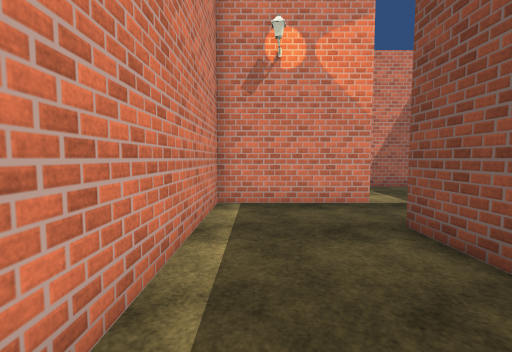
[1] (above)

23 first-person views from a walk through a scene from a Unity 3-D project. The camera is 1.3 m above the floor, tilts 4° down and sees 90° across. The floor is counted in squares, 1 m on a side. Each view is taken from the middle of a square. On the plan, view 1 faces up. The plan holds only what a view shows up to about 13 squares ahead; the rest is blank. The place goes on beyond the plan. Some surface patterns are stand-ins.

[2]
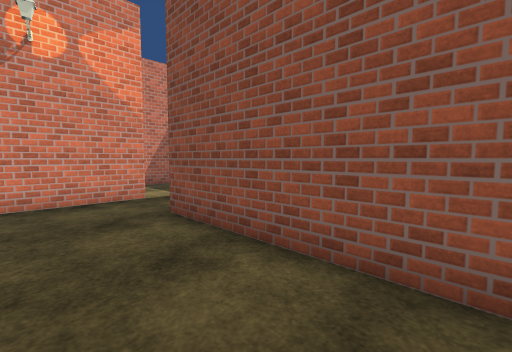

[3]
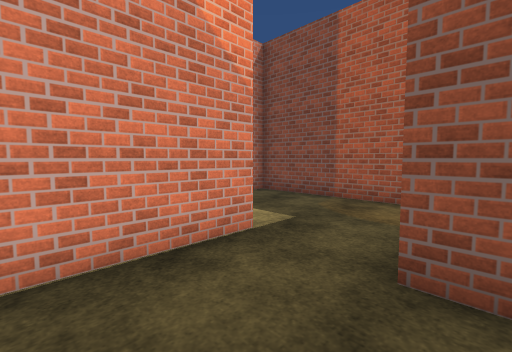

[4]
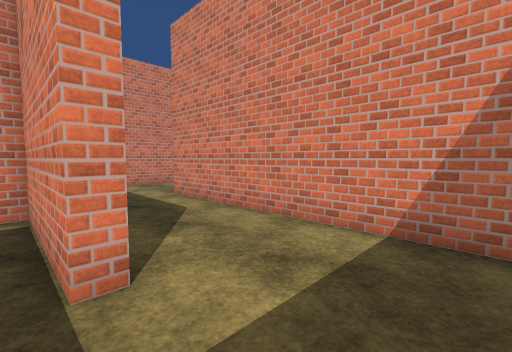

[5]
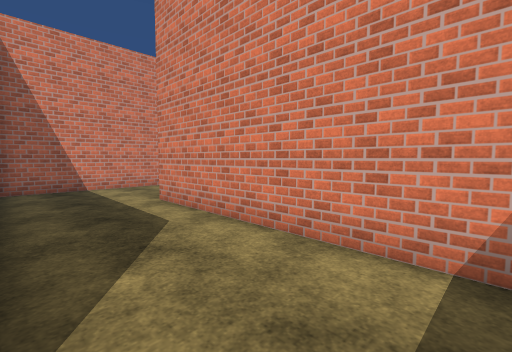

[6]
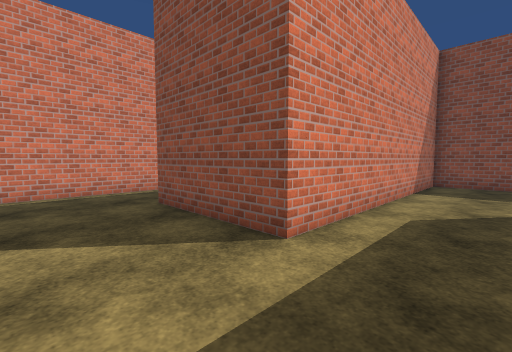

[7]
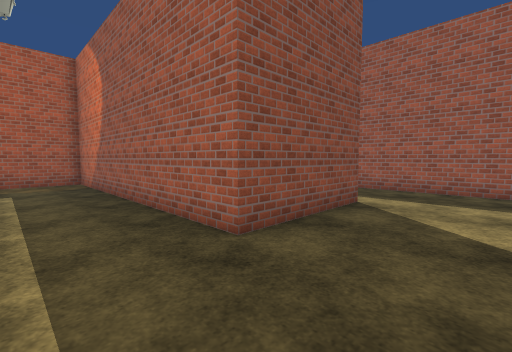

[8]
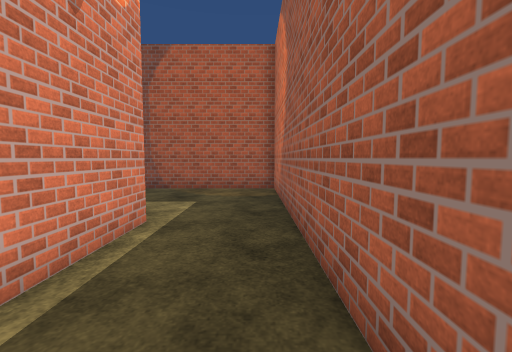

[9]
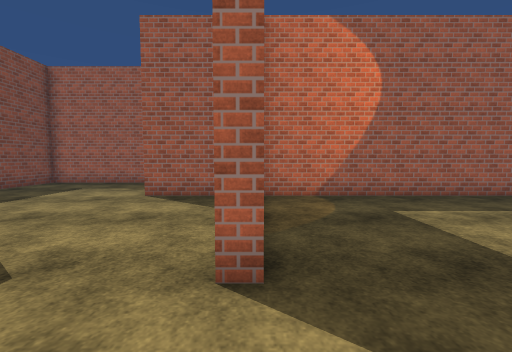

[10]
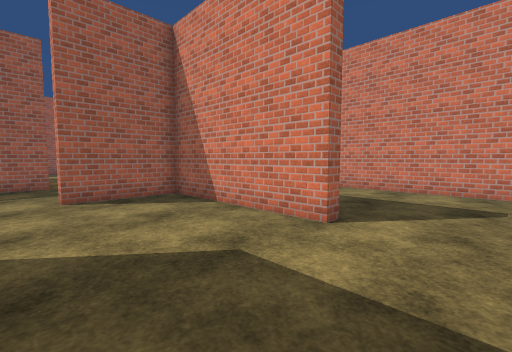

[11]
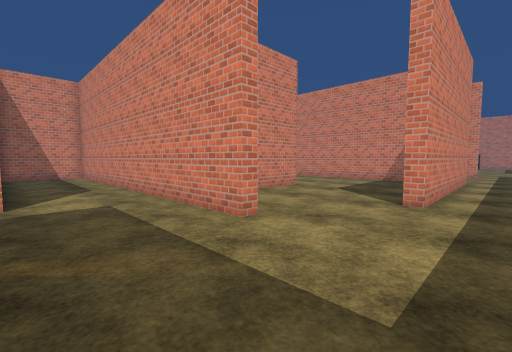

[12]
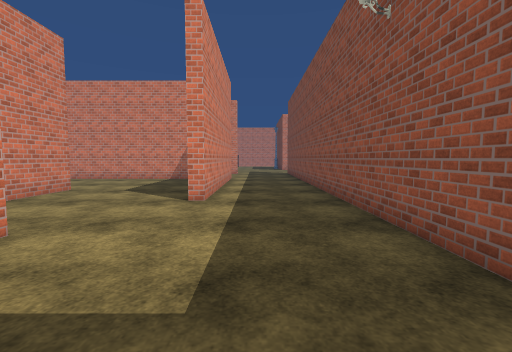

[13]
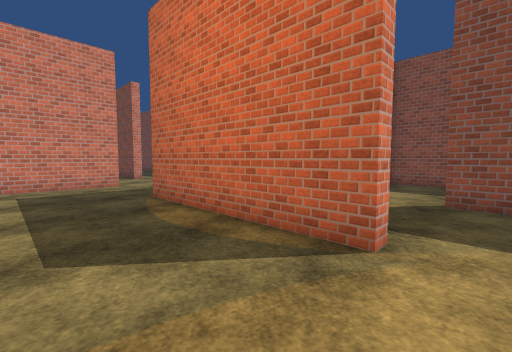

[14]
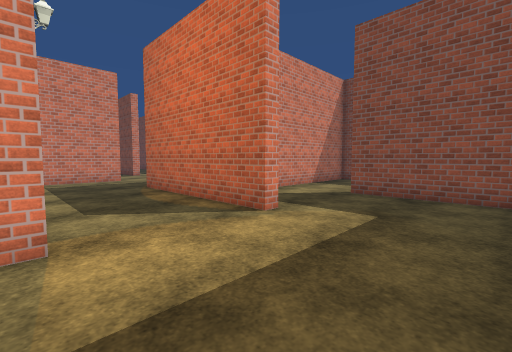

[15]
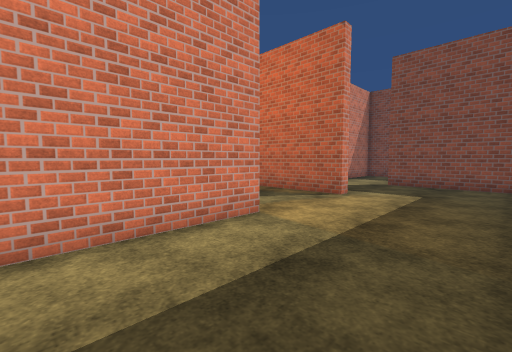

[16]
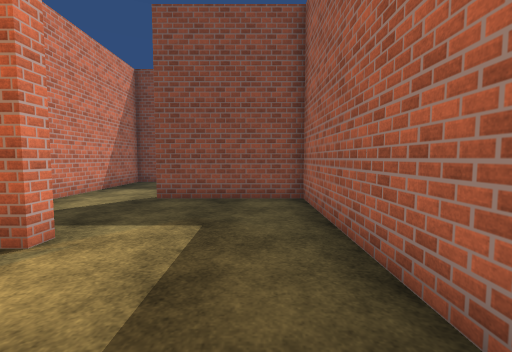

[17]
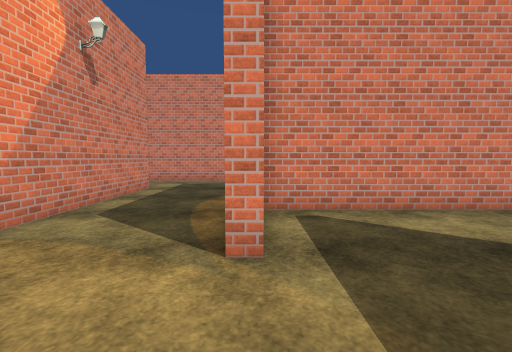

[18]
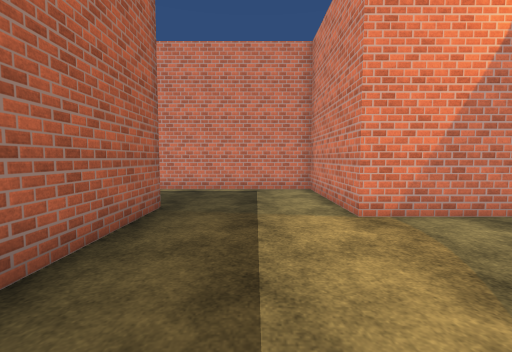

[19]
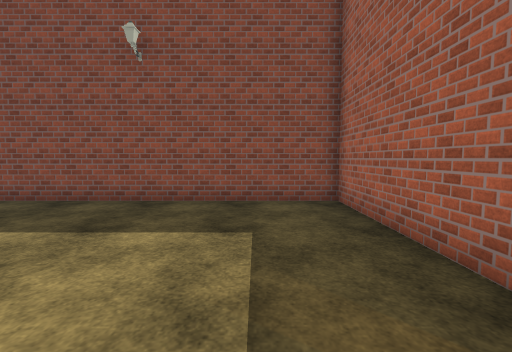

[20]
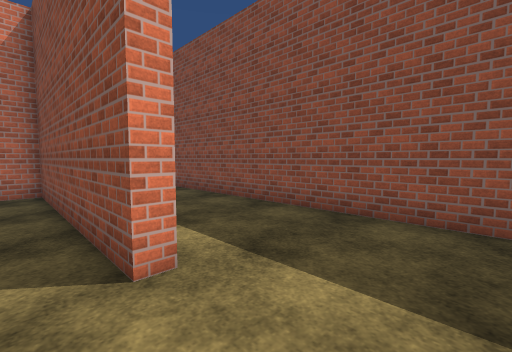

[21]
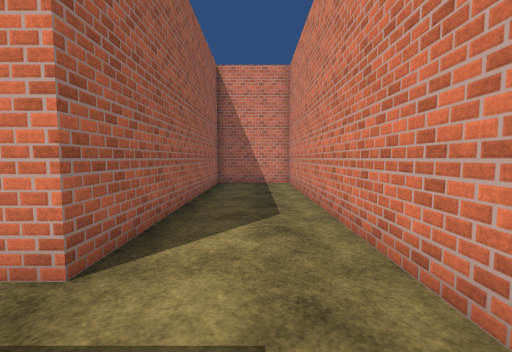

[22]
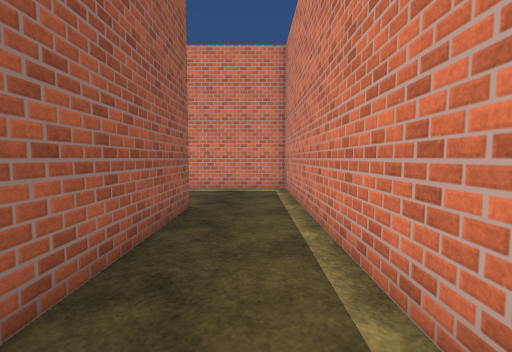

[23]
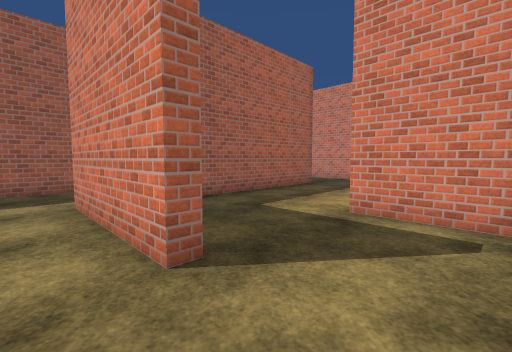

### Floor plan
Points are (right, up) in squares from view 1. A wall is a line through its corners. A room is listed if a view was taken in it or the views show most of it. See-through windows are left out.
Room 1 (views 1, 2, 3)
walls: (2.9, -1.1) (2.9, 4.9); (3.3, 7.4) (-1.1, 7.4) (-1.1, 1)
ways out: opening at (3, 6.5) to room 2
Room 2 (views 4, 5, 6, 7, 8, 9, 10, 11, 12, 13, 14, 15, 16, 17, 18, 19, 20, 21, 22, 23)
walls: (7.9, 6.1) (7.9, 11.5) (-2.8, 11.5) (-2.8, 16.2) (8.9, 16.2) (8.9, 21.8); (13.1, 7.1) (13.1, 4.3) (12.6, 4.3) (12.6, 11.5) (19.7, 11.5) (19.7, 25.5); (3.3, 8) (3.3, 7.4); (8.9, 22.4) (9.4, 22.4) (9.4, 16.2) (12.8, 16.2) (12.8, 15.7) (-2, 15.7); (-2, 12) (8.4, 12) (8.4, 4.3) (3.3, 4.3) (3.3, -1.5); (20.5, 7.4) (13.1, 7.4); (3.3, 25.1) (3.3, 19.3) (-7, 19.3) (-7, 15.1); (7.2, -0.5) (8.6, -0.5); (11.4, -0.5) (17.2, -0.5) (17.2, 4.2) (17.7, 4.2) (17.7, -1.1); (15.4, 25.5) (15.4, 19.8) (14.9, 19.8) (14.9, 25.5); (-6.1, 7.9) (-1.2, 7.9); (-7, 13.5) (-7, 7.9)
ways out: opening at (3, 6.5) to room 1

Where each view was taken, in squares from view 1:
view 1: 0 up, 0 right, facing up
view 2: 1 down, 0 right, facing up-right
view 3: 4 up, 0 right, facing up-right
view 4: 7 up, 6 right, facing up-left
view 5: 8 up, 5 right, facing up-left
view 6: 9 up, 6 left, facing up-right
view 7: 19 up, 6 left, facing down-right
view 8: 17 up, 2 left, facing right
view 9: 25 up, 9 right, facing down
view 10: 25 up, 14 right, facing down-left
view 11: 12 up, 17 right, facing up-left
view 12: 12 up, 17 right, facing up
view 13: 3 up, 9 right, facing up-right
view 14: 0 up, 8 right, facing up-right
view 15: 0 up, 4 right, facing up-right
view 16: 1 up, 9 right, facing right
view 17: 1 up, 13 right, facing up
view 18: 2 up, 14 right, facing left
view 19: 14 up, 12 right, facing right
view 20: 17 up, 14 right, facing up-right
view 21: 14 up, 11 right, facing left
view 22: 18 up, 4 right, facing left
view 23: 7 up, 19 right, facing down-left
